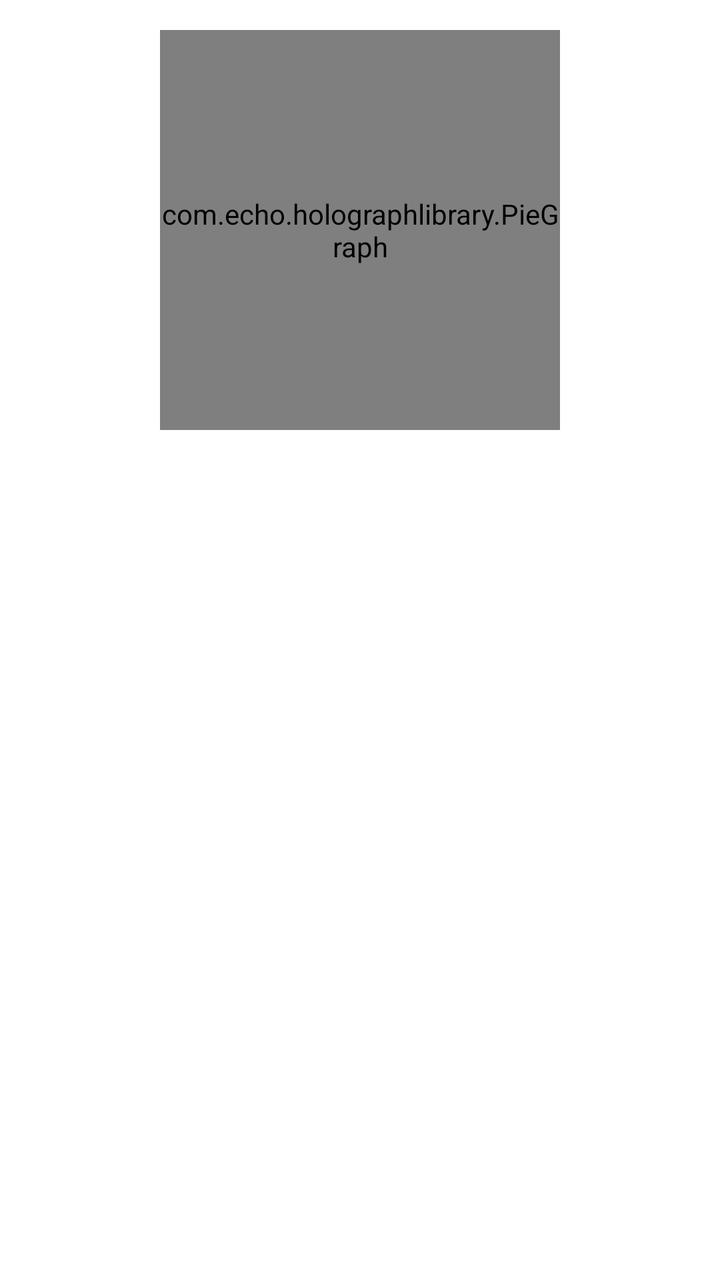
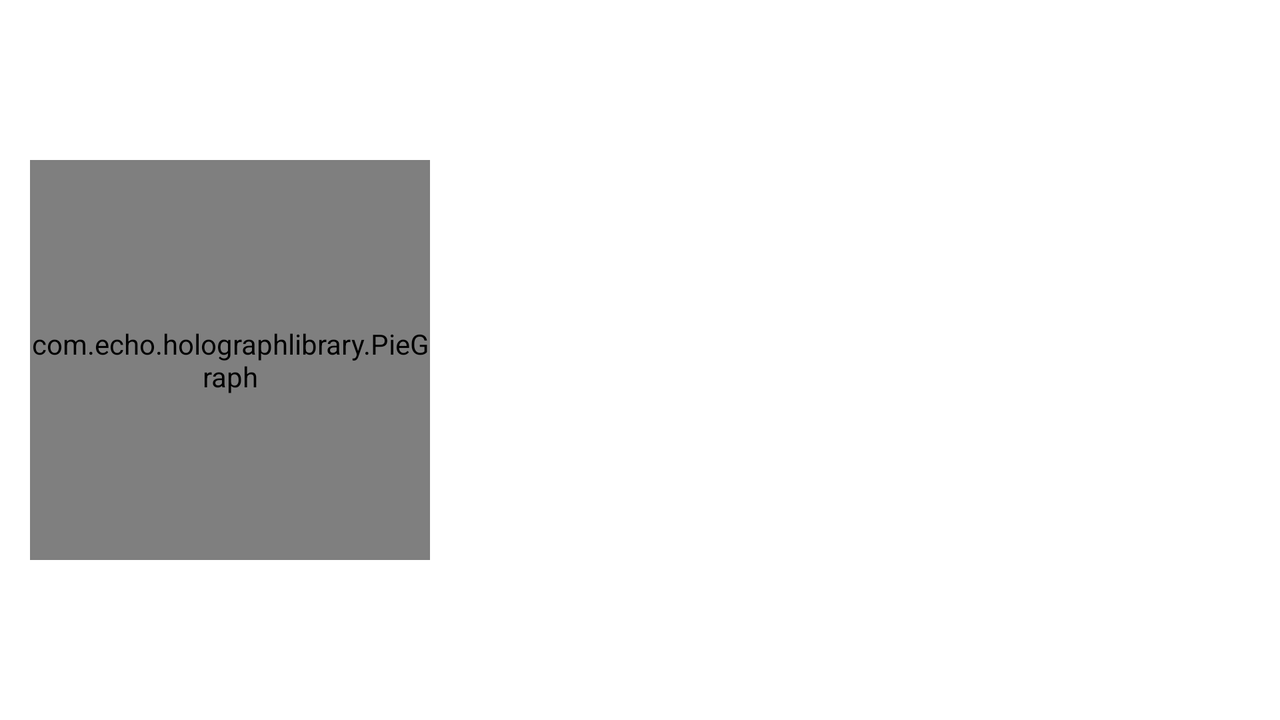

One screen, two layout resources from the same app: the default and the repository's alternative for another configuration. Each is rendered where Android would select it; the XML of both is given below.
<!-- AndroidManifest.xml: application theme AppTheme -->
<!-- res/layout/fragment_category_pie.xml -->
<LinearLayout xmlns:android="http://schemas.android.com/apk/res/android"
    xmlns:tools="http://schemas.android.com/tools"
    android:layout_width="match_parent"
    android:orientation="vertical"
    android:layout_height="match_parent"
    tools:context=".fragments.CategoryPieFragment"
    android:paddingLeft="10dp"
    android:paddingRight="10dp">

    <com.echo.holographlibrary.PieGraph
        android:layout_gravity="center"
        android:layout_width="200dp"
        android:layout_height="200dp"
        android:layout_margin="15dp"
        android:id="@+id/categoriesPieGraph"/>

    <ListView
        android:layout_width="match_parent"
        android:layout_height="wrap_content"
        android:id="@+id/listviewCategoryOverview"
        android:choiceMode="singleChoice"
        android:visibility="visible" />


</LinearLayout>
<!-- resources referenced by this layout -->
<resources>
  <style name="AppTheme" parent="android:Theme.Holo.Light.DarkActionBar">
          
      </style>
</resources>
<!-- res/layout-land/fragment_category_pie.xml (the repository's variant of the layout above) -->
<!-- drawn on the phone turned sideways -->
<LinearLayout xmlns:android="http://schemas.android.com/apk/res/android"
    xmlns:tools="http://schemas.android.com/tools"
    android:layout_width="match_parent"
    android:orientation="horizontal"
    android:layout_height="match_parent"
    tools:context=".fragments.CategoryPieFragment" >

    <com.echo.holographlibrary.PieGraph
        android:layout_gravity="center"
        android:layout_width="200dp"
        android:layout_height="200dp"
        android:layout_margin="15dp"
        android:id="@+id/categoriesPieGraph"/>

    <LinearLayout
        android:layout_width="match_parent"
        android:layout_height="wrap_content"
        android:id="@+id/overviewDetails"
        android:orientation="vertical"
        android:visibility="gone">

        <LinearLayout
            android:orientation="horizontal"
            android:id="@+id/overviewAllCategories"
            android:layout_width="match_parent"
            android:layout_height="wrap_content"
            android:paddingTop="5dp"
            android:paddingBottom="5dp"
            android:paddingRight="10dp"
            android:paddingLeft="10dp"
            android:background="@drawable/border_bottom">

            <TextView
                android:layout_width="0dp"
                android:layout_height="wrap_content"
                android:layout_weight="1"
                android:layout_gravity="center_vertical"
                android:text="All categories"
                android:textAllCaps="true"
                android:textSize="16sp"
                android:textStyle="bold"
                android:clickable="false" />

            <TextView
                android:layout_width="wrap_content"
                android:layout_height="wrap_content"
                android:layout_gravity="center_vertical"
                android:id="@+id/txtOverviewAllCategoriesSum"
                android:textSize="16sp"
                android:textAllCaps="true"
                android:textStyle="bold"
                android:clickable="false" />

        </LinearLayout>

        <ListView
            android:layout_width="match_parent"
            android:layout_height="wrap_content"
            android:id="@+id/listviewCategoryOverview"
            android:choiceMode="singleChoice"
            android:fadeScrollbars="false"/>

    </LinearLayout>


</LinearLayout>
<!-- resources referenced by the variant -->
<!-- as the phone turned sideways resolves them -->
<resources>
  <!-- drawable border_bottom (drawable) -->
  <layer-list xmlns:android="http://schemas.android.com/apk/res/android">
      <item>
          <shape android:shape="rectangle" >
              <solid android:color="@android:color/transparent" />
          </shape>
      </item>
  
      <item android:top="-2dp" android:right="-2dp" android:left="-2dp">
          <shape>
              <solid android:color="@android:color/transparent" />
              <stroke
                  android:width="1dp"
                  android:color="@android:color/darker_gray" />
          </shape>
      </item>
  </layer-list>
  <style name="AppTheme" parent="android:Theme.Holo.Light.DarkActionBar">
          
      </style>
</resources>
